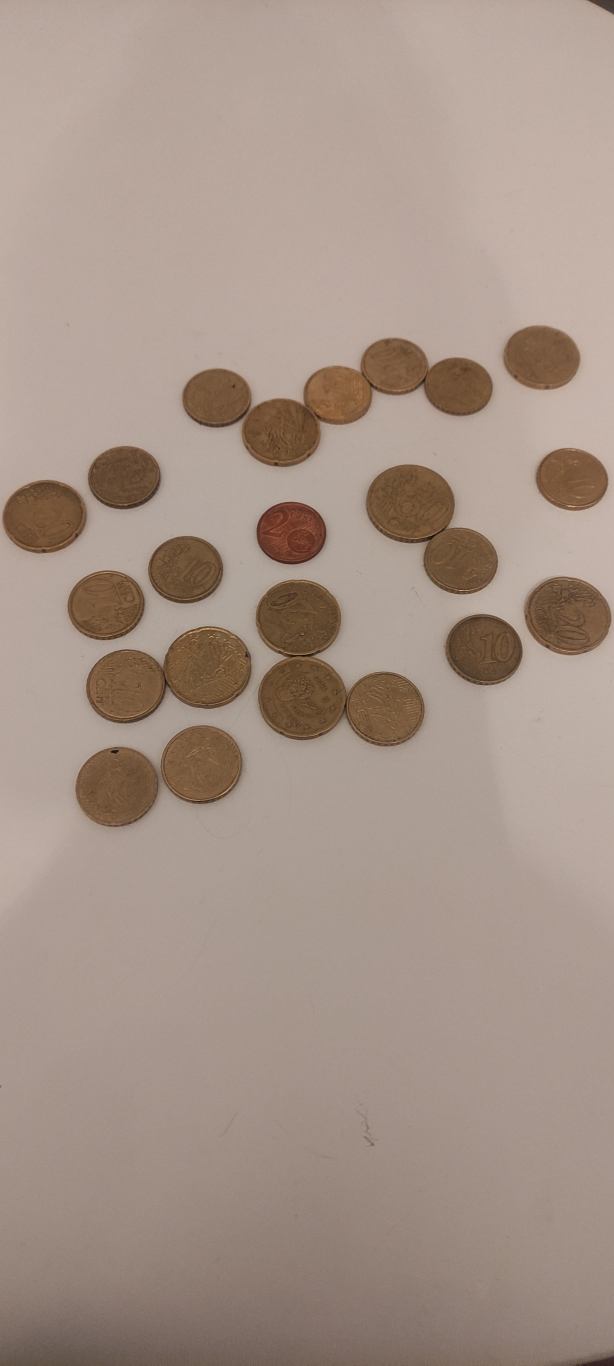
#> input picture data/006.jpeg, 1842 x 4096 px (shown at 1/3 size); its folder holds only this picture in this run
$ python hough_approach.py
#> lines starting #> are read from the running program, lines starting #| are printed output that depends on the picture; after the words box and inside, x2 and y2 are one past the last pixel; in counts of white or black regions, pixels touching at a corner belong together; long printed decimals are rounded
import cv2
import numpy as np
import os

CoinConfig = {
    "1 Euro": {
        "value": 1,
        "radius": 23.25,
        "ratio": 1.4307,
        "count": 0,
    },
    "2 Euro ": {
        "value": 2,
        "radius": 25.75,
        "ratio": 1.5846,
        "count": 0,
    },
    "1 Cent": {
        "value": 0.01,
        "radius": 16.25,
        "ratio": 1,
        "count": 0,
    },
    "2 Cent": {
        "value": 0.02,
        "radius": 18.75,
        "ratio": 1.12195,
        "count": 0,
    },
    "5 Cent": {
        "value": 0.05,
        "radius": 21.25,
        "ratio": 1.3076,
        "count": 0,
    },
    "10 Cent": {
        "value": 0.1,
        "radius": 19.75,
        "ratio": 1.2153,
        "count": 0,
    },
    "20 Cent": {
        "value": 0.2,
        "radius": 22.25,
        "ratio": 1.3692,
        "count": 0,
    },
    "50 Cent": {
        "value": 0.5,
        "radius": 24.25,
        "ratio": 1.4923,
        "count": 0,
    },
}

def detect_coins(image_path):
    # Load image
#> called with image_path = 'data/006.jpeg'
    image = cv2.imread(image_path)
#> image is the input picture: shape (4096, 1842, 3); mean B, G, R 135.9, 147.2, 165.3
    image = cv2.resize(image, (int(image.shape[1] / 4), int(image.shape[0] / 4)))
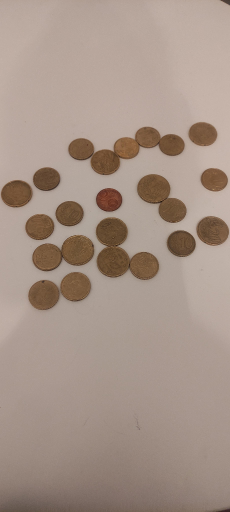
#> image: shape (1024, 460, 3) (shown at 1/2 size); mean B, G, R 135.9, 147.2, 165.3

    # Convert image to grayscale
    gray = cv2.cvtColor(image, cv2.COLOR_BGR2GRAY)
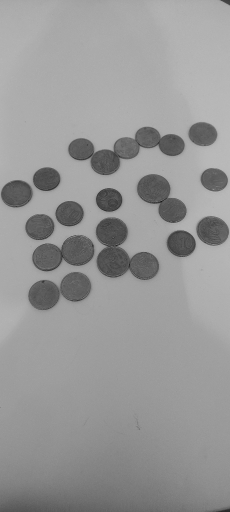
#> gray: shape (1024, 460) (shown at 1/2 size); min 12, max 220, mean 151.2

    # Apply blur to reduce noise
    blurred = cv2.GaussianBlur(gray, (5, 5), 0)

    # Detect circles using HoughCircles
    circles = cv2.HoughCircles(blurred, cv2.HOUGH_GRADIENT, dp=1, minDist=50, param1=200, param2=30, minRadius=6,
                               maxRadius=100)
#> circles = 22 rows, first 8: [156.5, 499.5, 31.3], [226.5, 522.5, 32.1], [75.5, 454.5, 25.2], [151.5, 574.5, 31.6], [86.5, 589.5, 30.3], [136.5, 427.5, 25.7], [92.5, 514.5, 28.3], [362.5, 487.5, 27.2]
    if circles is not None:
        circles = np.round(circles[0, :]).astype("int")
#> circles = 22 rows, first 8: [156, 500, 31], [226, 522, 32], [76, 454, 25], [152, 574, 32], [86, 590, 30], [136, 428, 26], [92, 514, 28], [362, 488, 27]

        # Compare each circle with all others
        circles_to_remove = []
        for i in range(len(circles)):
            for j in range(i+1, len(circles)):
                x1, y1, r1 = circles[i]
                x2, y2, r2 = circles[j]
                # Compute distance between centers
                distance = np.sqrt((x2 - x1)**2 + (y2 - y1)**2)
                # Check if circle j is inside circle i
                if distance <= r1:
                    circles_to_remove.append(j)
                elif distance <= r2:
                    circles_to_remove.append(i)
                    continue
#> this loop made 22 passes
#> after the loop, circles_to_remove = []

        # Remove circles that are inside another circle
        circles = np.delete(circles, circles_to_remove, axis=0)

        # calculate_amount(circles)

        # Draw remaining circles
        for (x, y, r) in circles:
            # Draw the circle
            cv2.circle(image, (x, y), r, (0, 255, 0), 4)
            # Draw the center of the circle
            cv2.circle(image, (x, y), 2, (0, 0, 255), 3)
#> this loop made 22 passes
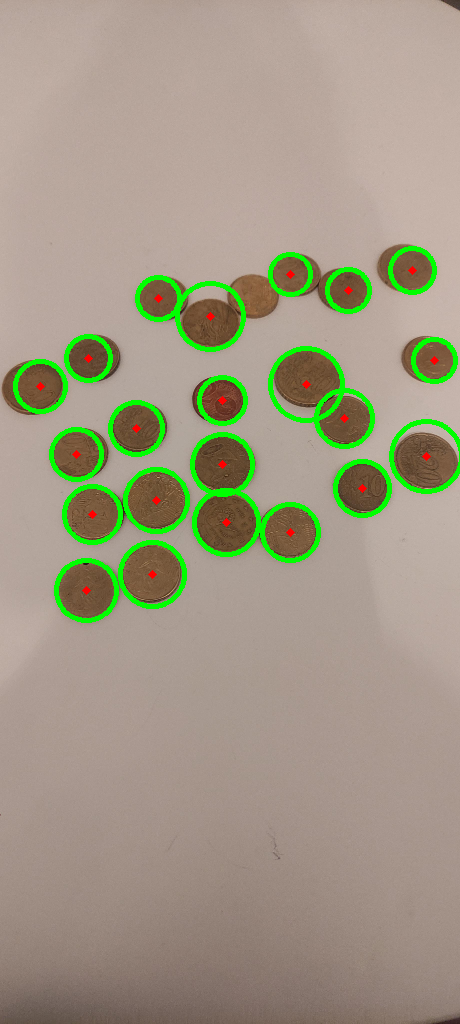
#> image: shape (1024, 460, 3); 4.09% of pixels changed, all inside (x1, y1, x2, y2) = (13, 246, 460, 623)

        # Display the result
        # cv2.imshow("Detected Coins", image)
        # cv2.waitKey(0)
        # cv2.destroyAllWindows()
        return circles

# [46 lines left out: function detect_coins_without_display, not called in this run]

def calculate_amount(mapped_image):
    circles = detect_coins(mapped_image)
    image = cv2.imread(mapped_image)
    mappedImage = cv2.resize(image, (int(image.shape[1] / 4), int(image.shape[0] / 4)))
    radius = []
    coordinates = []
    if circles is not None:
        for x, y, detected_radius in circles:
            radius.append(detected_radius)
            coordinates.append([x, y])
#> this loop made 22 passes
#> after the loop, coordinates = [[156, 500], [226, 522], [76, 454], [152, 574], [86, 590], [136, 428], [92, 514], [362, 488], [222, 464], [290, 532], [306, 384], [158, 298], [426, 456], [40, 386], [222, 400], [348, 290], [88, 358], [434, 360], [344, 418], [210, 316], [412, 270], [290, 274]]; radius = [31, 32, 25, 32, 30, 26, 28, 27, 30, 28, 36, 21, 35, 25, 23, 21, 22, 21, 28, 33, 22, 20]

        smallest = min(radius)
#> smallest = 20
        threshold = 0.05555555  # 0.035
        total_money = 0
        coins_on_board = 0
        font = cv2.FONT_HERSHEY_COMPLEX
#> font = 3

        for circle in circles:
            ratio_to_check = circle[2] / smallest
            (x, y, r) = circle
            # Draw the circle
            cv2.circle(mappedImage, (x, y), r, (0, 255, 0), 4)
            # Draw the center of the circle
            cv2.circle(mappedImage, (x, y), 2, (0, 0, 255), 3)
            for rub in CoinConfig:
                if abs(ratio_to_check - CoinConfig[rub]['ratio']) <= threshold:
                    value = CoinConfig[rub]['value']
                    CoinConfig[rub]['count'] += 1
                    total_money += value
                    cv2.putText(mappedImage, str(value), (int(circle[0]) - 25, int(circle[1]) + 20), font, 1,
                                (0, 0, 0), 5)
                    coins_on_board += 1
                    break
#> this loop made 22 passes
#> (ratio_to_check, x, y, r) on passes 1 to 8: (1.55, 156, 500, 31), (1.6, 226, 522, 32), (1.25, 76, 454, 25), (1.6, 152, 574, 32), (1.5, 86, 590, 30), (1.3, 136, 428, 26), (1.4, 92, 514, 28), (1.35, 362, 488, 27)
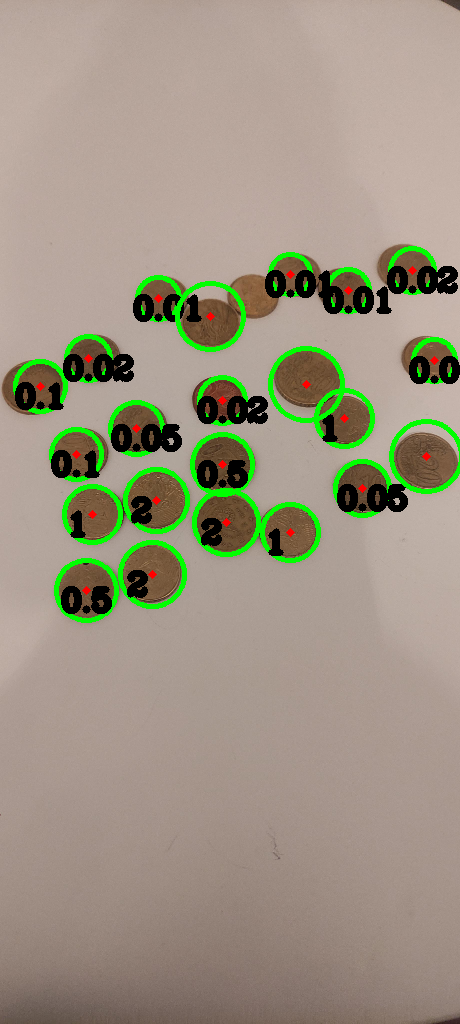
#> mappedImage: shape (1024, 460, 3); 6.97% of pixels changed, all inside (x1, y1, x2, y2) = (13, 246, 460, 623)
#> after the loop, CoinConfig = 8 items; coins_on_board = 19; total_money = 10.4

        # cv2.imwrite("mappedMoney1.jpg", mappedImage)
        cv2.imshow('result', mappedImage)
        cv2.waitKey(0)
        cv2.destroyAllWindows()
        height, width, channels = mappedImage.shape
        avg_color = mappedImage.mean(axis=0).mean(axis=0).round()
#> avg_color = [130, 148, 157]

        print('\n height, width, avg_color, nombre de pieces, total')
        return height, width, avg_color, coins_on_board, total_money
    return 0, 0, 0, 0, 0


if __name__ == "__main__":
    # Example usage
    # detect_coins('data/IMG_1647.JPG')
    directory = 'data'
    for filename in os.listdir(directory):
        v = calculate_amount('data/'+filename)
#> v = (1024, 460, [130, 148, 157], 19, 10.4)
        print(v[4])
#| 10.400

$ run again, on data/010.jpeg
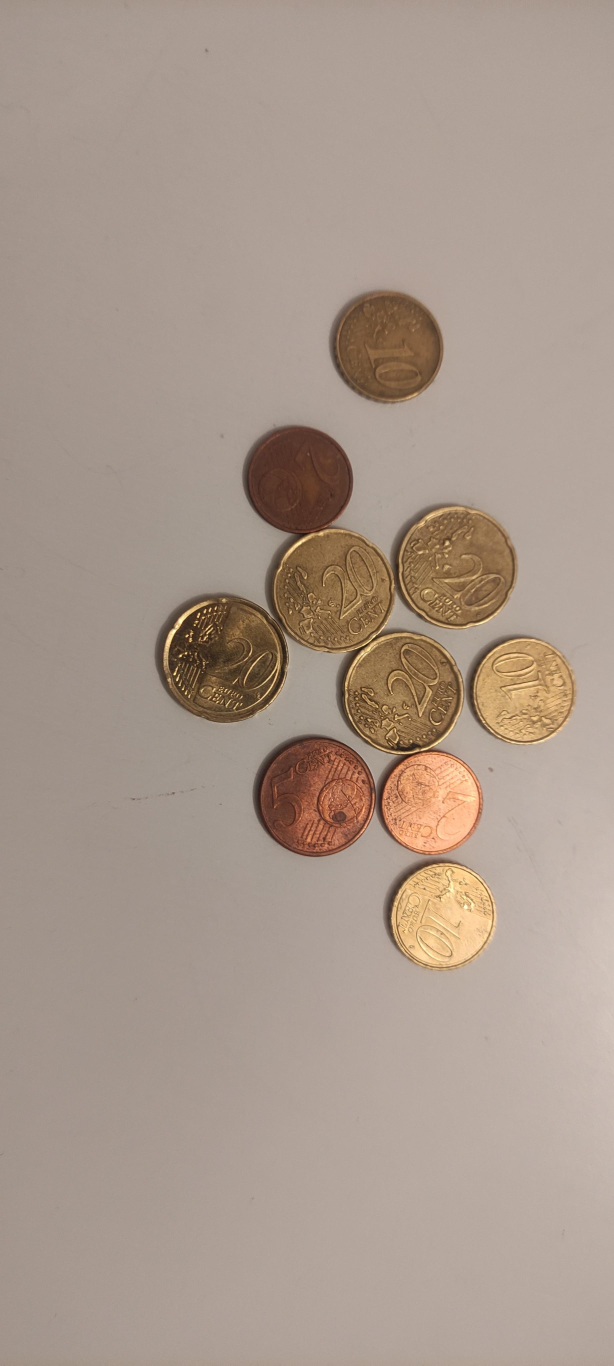
#> input picture data/010.jpeg, 1842 x 4096 px (shown at 1/3 size)
#> in detect_coins, image is the input picture: shape (4096, 1842, 3); mean B, G, R 140.3, 152.5, 169
#> in detect_coins, `circles = cv2.HoughCircles(blurred, cv2.HOUGH_GRADIENT, dp=1, minDist=..`: circles = [[300.5, 519.5, 43.8], [234.5, 596.5, 45.8], [163.5, 491.5, 47.4], [248.5, 441.5, 44.1], [288.5, 259.5, 42.7], [222.5, 358.5, 40.7], [322.5, 601.5, 36.2], [327.5, 684.5, 40.8], [338.5, 422.5, 46.8], [390.5, 516.5, 41.3]]
#> in detect_coins, `circles = np.round(circles[0, :]).astype("int")`: circles = [[300, 520, 44], [234, 596, 46], [164, 492, 47], [248, 442, 44], [288, 260, 43], [222, 358, 41], [322, 602, 36], [328, 684, 41], [338, 422, 47], [390, 516, 41]]
#> the loop in detect_coins, `for i in range(len(circles)):` made 10 passes
#> after the loop in detect_coins, `for i in range(len(circles)):`: circles_to_remove = []
#> the loop in detect_coins, `for (x, y, r) in circles:` made 10 passes
#> after the loop in detect_coins, `for (x, y, r) in circles:`:
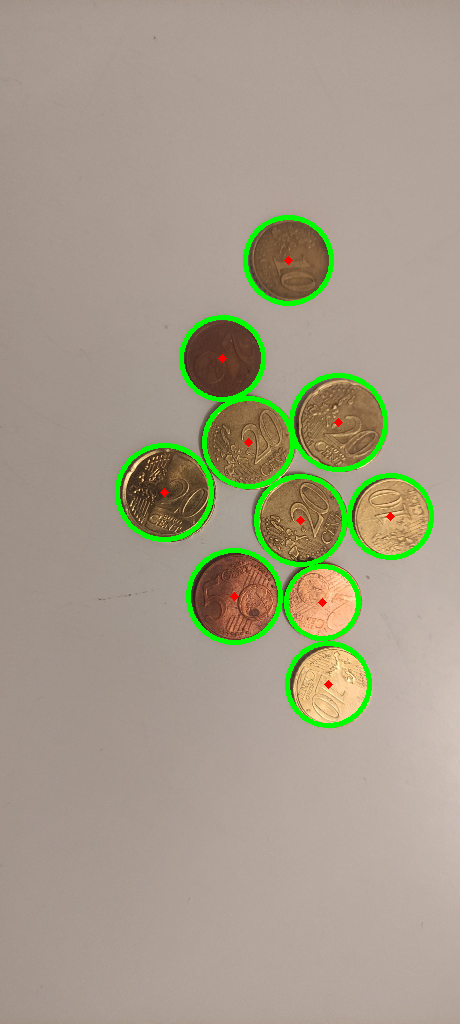
#> image: shape (1024, 460, 3); mean B, G, R 137.5, 156.3, 165
#> the loop in calculate_amount, `for x, y, detected_radius in circles:` made 10 passes
#> after the loop in calculate_amount, `for x, y, detected_radius in circles:`: coordinates = [[300, 520], [234, 596], [164, 492], [248, 442], [288, 260], [222, 358], [322, 602], [328, 684], [338, 422], [390, 516]]; radius = [44, 46, 47, 44, 43, 41, 36, 41, 47, 41]
#> smallest = 36
#> font = 3
#> the loop in calculate_amount, `for circle in circles:` made 10 passes
#> (ratio_to_check, x, y, r) on passes 1 to 8: (1.22, 300, 520, 44), (1.28, 234, 596, 46), (1.31, 164, 492, 47), (1.22, 248, 442, 44), (1.19, 288, 260, 43), (1.14, 222, 358, 41), (1, 322, 602, 36), (1.14, 328, 684, 41)
#> after the loop in calculate_amount, `for circle in circles:`:
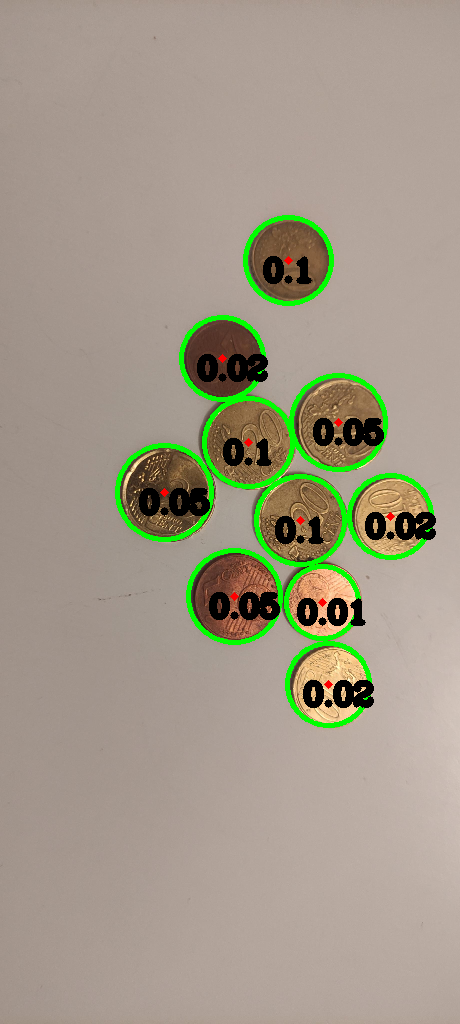
#> mappedImage: shape (1024, 460, 3); mean B, G, R 135.6, 153.2, 161.3
#> after the loop in calculate_amount, `for circle in circles:`: CoinConfig = 8 items; coins_on_board = 10; total_money = 0.52
#> avg_color = [136, 153, 161]
#> v = (1024, 460, [136, 153, 161], 10, 0.52)
#| 0.52

$ run again, on data/011.jpeg
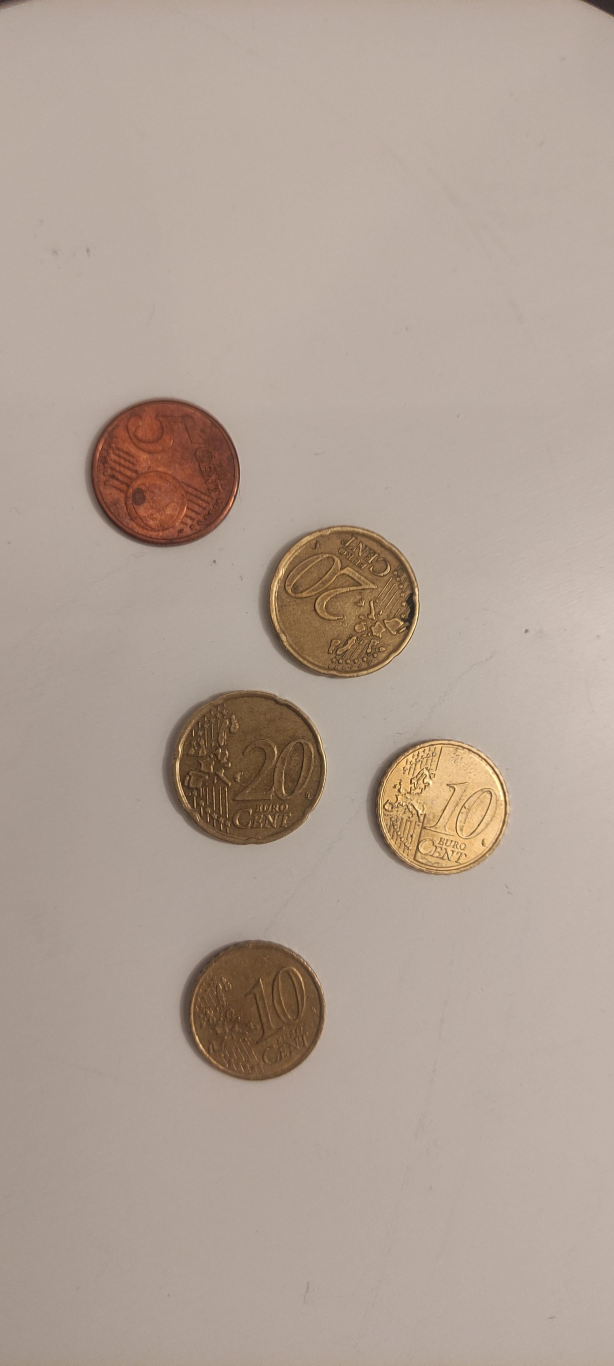
#> input picture data/011.jpeg, 1842 x 4096 px (shown at 1/3 size)
#> in detect_coins, image is the input picture: shape (4096, 1842, 3); mean B, G, R 149.2, 160.8, 176.8
#> in detect_coins, `circles = cv2.HoughCircles(blurred, cv2.HOUGH_GRADIENT, dp=1, minDist=..`: circles = [[250.5, 451.5, 57], [190.5, 757.5, 52.7], [181.5, 576.5, 60.5], [324.5, 604.5, 50.2], [121.5, 356.5, 57.5]]
#> in detect_coins, `circles = np.round(circles[0, :]).astype("int")`: circles = [[250, 452, 57], [190, 758, 53], [182, 576, 60], [324, 604, 50], [122, 356, 58]]
#> the loop in detect_coins, `for i in range(len(circles)):` made 5 passes
#> after the loop in detect_coins, `for i in range(len(circles)):`: circles_to_remove = []
#> the loop in detect_coins, `for (x, y, r) in circles:` made 5 passes
#> after the loop in detect_coins, `for (x, y, r) in circles:`:
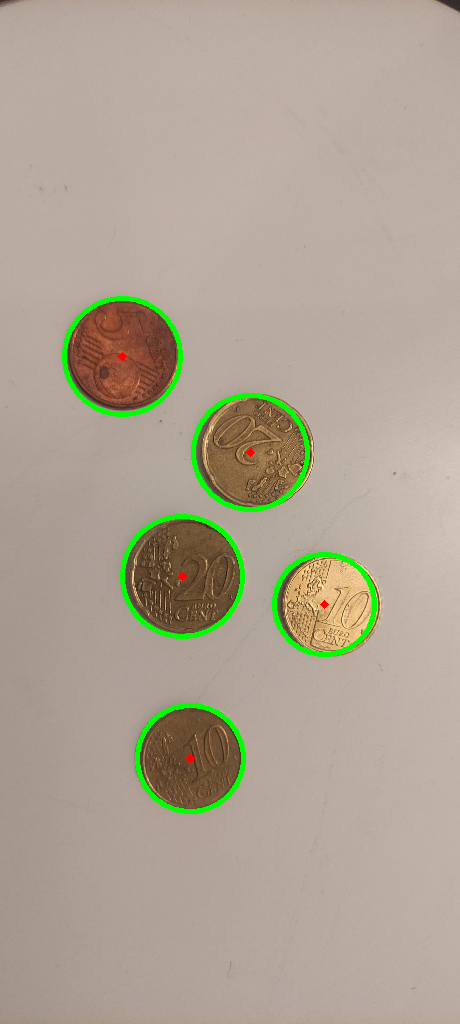
#> image: shape (1024, 460, 3); mean B, G, R 147.1, 163.1, 174.1
#> the loop in calculate_amount, `for x, y, detected_radius in circles:` made 5 passes
#> after the loop in calculate_amount, `for x, y, detected_radius in circles:`: coordinates = [[250, 452], [190, 758], [182, 576], [324, 604], [122, 356]]; radius = [57, 53, 60, 50, 58]
#> smallest = 50
#> font = 3
#> the loop in calculate_amount, `for circle in circles:` made 5 passes
#> (ratio_to_check, x, y, r) on passes 1 to 5: (1.14, 250, 452, 57), (1.06, 190, 758, 53), (1.2, 182, 576, 60), (1, 324, 604, 50), (1.16, 122, 356, 58)
#> after the loop in calculate_amount, `for circle in circles:`:
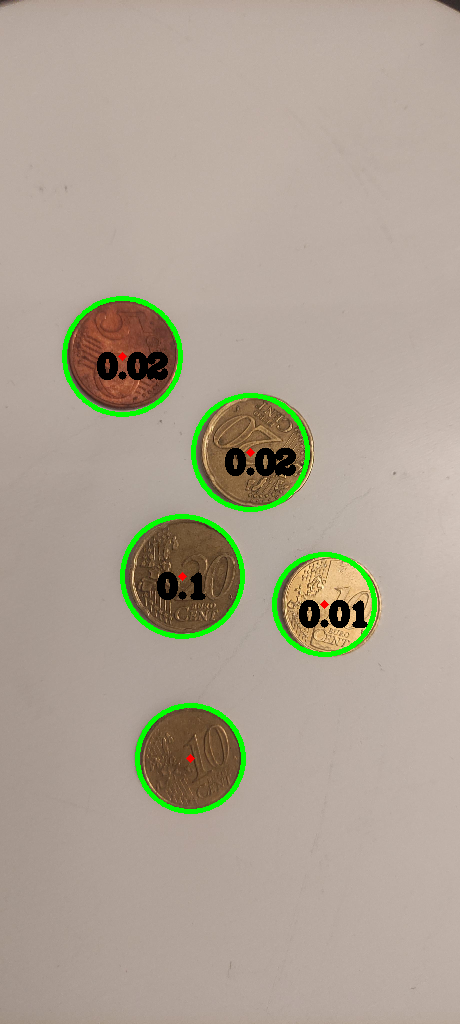
#> mappedImage: shape (1024, 460, 3); mean B, G, R 146.4, 162, 172.7
#> after the loop in calculate_amount, `for circle in circles:`: CoinConfig = 8 items; coins_on_board = 4; total_money = 0.15
#> avg_color = [146, 162, 173]
#> v = (1024, 460, [146, 162, 173], 4, 0.15)
#| 0.15
